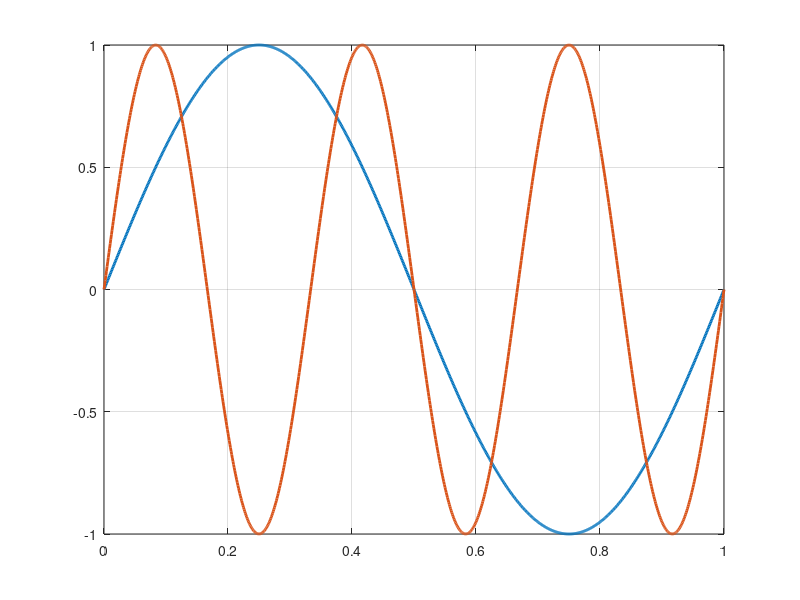

Write the MATLAB code that produced this figure.
sf = 1000;
n = 0:1/sf:1;
oneFre = sin(2*pi*1*n);
twoFre = sin(2*pi*3*n);
plot(n,oneFre,'LineWidth', 2);
hold on;
grid on;
plot(n,twoFre,'LineWidth',2);
sum = 0;

for i = 1:length(n)
    sum  = sum + oneFre(i)*twoFre(i);
end
disp(sum);